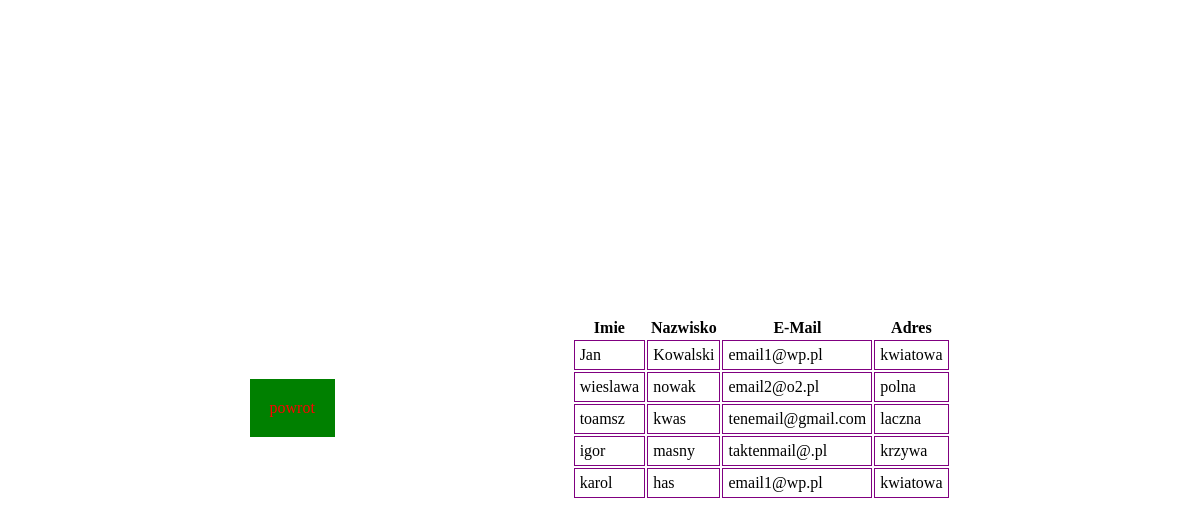
The app's page /view_customer.php, older data.
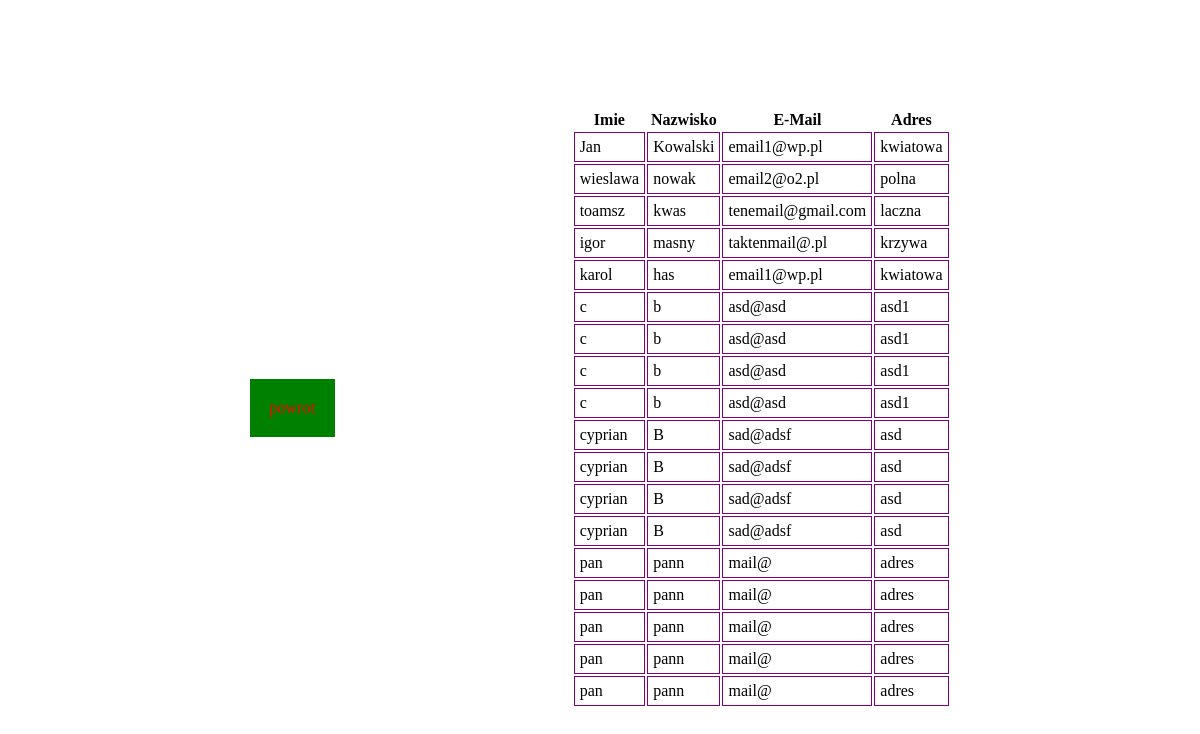
The same page, newer data.
### tables this page shows
CREATE TABLE `customers` (
  `id` int(11) NOT NULL,
  `imie` varchar(20) DEFAULT NULL,
  `nazwisko` varchar(30) DEFAULT NULL,
  `adres` varchar(30) DEFAULT NULL,
  `e_mail` varchar(30) DEFAULT NULL
);

### view_customer.php (the view, shortened to what this page needs)
<!DOCTYPE html>
<html lang="en">
<head>
</head>
<body>
    <a href="index.html" class="powrot">powrot</a>
    <?php
        $zmiennaB = mysqli_connect("localhost", "root", "", "erpdatabase");
        $sprawdzanie = "Select imie, nazwisko, adres, e_mail from customers";
        $wysylanie = mysqli_query($zmiennaB, $sprawdzanie);
        echo "<table>";
        echo "<tr>";
        echo "<th>";
        echo "Imie";
        echo "</th>";
        echo "<th>";
        echo "Nazwisko";
        echo "</th>";
        echo "<th>";
        echo "E-Mail";
        echo "</th>";
        echo "<th>";
        echo "Adres";
        echo "</th>";
        echo "</tr>";
        while ($pobieranie = mysqli_fetch_array($wysylanie)) {
            echo "<tr>";
            echo "<td>";
            echo $pobieranie["imie"];
            echo "</td>";
            echo "<td>";
            echo $pobieranie["nazwisko"];
            echo "</td>";
            echo "<td>";
            echo $pobieranie["e_mail"];
            echo "</td>";
            echo "<td>";
            echo $pobieranie["adres"];
            echo "</td>";
            echo "</tr>";
        }
        echo "</table>"
        ?>
</body>
</html>

Row changes from the older to the newer data that the page shows:
added customers: imie "c", nazwisko "b", e_mail "asd@asd", adres "asd1"
added customers: imie "c", nazwisko "b", e_mail "asd@asd", adres "asd1"
added customers: imie "c", nazwisko "b", e_mail "asd@asd", adres "asd1"
added customers: imie "c", nazwisko "b", e_mail "asd@asd", adres "asd1"
added customers: imie "cyprian", nazwisko "B", e_mail "sad@adsf", adres "asd"
added customers: imie "cyprian", nazwisko "B", e_mail "sad@adsf", adres "asd"
added customers: imie "cyprian", nazwisko "B", e_mail "sad@adsf", adres "asd"
added customers: imie "cyprian", nazwisko "B", e_mail "sad@adsf", adres "asd"
added customers: imie "pan", nazwisko "pann", e_mail "mail@", adres "adres"
added customers: imie "pan", nazwisko "pann", e_mail "mail@", adres "adres"
added customers: imie "pan", nazwisko "pann", e_mail "mail@", adres "adres"
added customers: imie "pan", nazwisko "pann", e_mail "mail@", adres "adres"
added customers: imie "pan", nazwisko "pann", e_mail "mail@", adres "adres"
